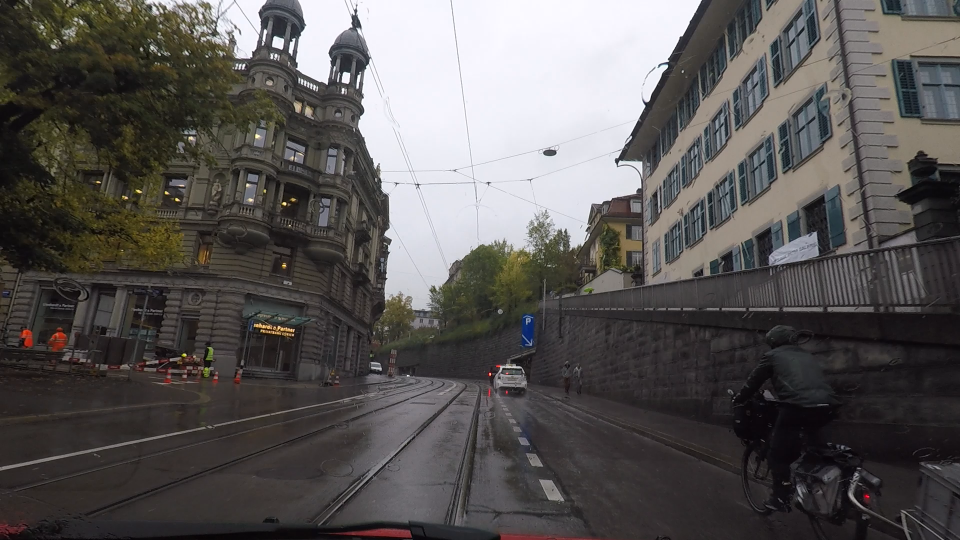
#> input picture data/images/img_0006_rain_cyclist.png, 1920 x 1080 px, found by its file name (shown at 1/2 size)
$ python make_pipeline_figure.py
#> lines starting #> are read from the running program, lines starting #| are printed output that depends on the picture
"""Pipeline diagram for ICROS paper: image + weather token -> VLM -> structured output."""

from pathlib import Path
from PIL import Image, ImageDraw, ImageFont

FONT_CANDIDATES = [
    "/usr/share/fonts/truetype/dejavu/DejaVuSans-Bold.ttf",
    "/usr/share/fonts/truetype/dejavu/DejaVuSans.ttf",
    "/usr/share/fonts/truetype/liberation/LiberationSans-Bold.ttf",
    "/usr/share/fonts/truetype/liberation/LiberationSans-Regular.ttf",
]

OUT_PATH = Path("/home/seong/new_research/docs/figure_pipeline.png")
SAMPLE_IMAGE = Path("/home/seong/new_research/icros_workspace/icros_workspace/data/images/img_0006_rain_cyclist.png")


def load_font(size):
#> called with size = 26
    for path in FONT_CANDIDATES:
        if Path(path).exists():
            try:
                return ImageFont.truetype(path, size=size)
            except OSError:
                continue
    return ImageFont.load_default()


def draw_rounded_rect(draw, xy, radius, fill, outline=None, width=2):
    x0, y0, x1, y1 = xy
    draw.rounded_rectangle([x0, y0, x1, y1], radius=radius, fill=fill, outline=outline, width=width)


def draw_arrow(draw, x0, y0, x1, y1, color=(80, 80, 80), width=3):
    draw.line([(x0, y0), (x1, y1)], fill=color, width=width)
    # arrowhead
    draw.polygon([(x1, y1), (x1 - 10, y1 - 6), (x1 - 10, y1 + 6)], fill=color)


def make_pipeline():
    W, H = 1800, 500
    PAD = 30
    BG = (250, 250, 252)

    canvas = Image.new("RGB", (W, H), BG)
    draw = ImageDraw.Draw(canvas)

    f_title  = load_font(26)
    f_label  = load_font(19)
    f_small  = load_font(18)
    f_tiny   = load_font(16)

    # ── title bar ──────────────────────────────────────────────────────────
    draw.rectangle([0, 0, W, 52], fill=(40, 40, 40))
    draw.text((PAD, 13), "Fig. 1  Weather-Conditioned Hazard Reasoning Pipeline",
              fill=(255, 255, 255), font=f_title)

    TOP = 80
    BOX_H = 320

    # ── Block definitions ─────────────────────────────────────────────────
    # [Image Input] -> [Weather Token] -> [Qwen2.5-VL] -> [Structured Output]

    blocks = [
        {
            "x": 30, "w": 240,
            "title": "Input Image",
            "color": (210, 225, 245),
            "outline": (80, 110, 170),
            "lines": ["Front-view camera", "image (single frame)"],
        },
        {
            "x": 320, "w": 360,
            "title": "Structured Weather Context",
            "color": (215, 240, 220),
            "outline": (60, 140, 80),
            "lines": [
                "weather_type : rain",
                "visibility     : low",
                "illumination : day",
                "road_condition: wet",
            ],
        },
        {
            "x": 740, "w": 360,
            "title": "Qwen2.5-VL-3B",
            "color": (245, 235, 210),
            "outline": (170, 120, 40),
            "lines": [
                "Prompt-conditioned",
                "multimodal inference",
                "(no fine-tuning)",
                "image + w → JSON",
            ],
        },
        {
            "x": 1180, "w": 590,
            "title": "Structured Output  y",
            "color": (245, 215, 215),
            "outline": (170, 60, 60),
            "lines": [
                "hazard_object : cyclist",
                "bounding_box   : (507, 218, 640, 360)",
                "risk_level       : high",
                "reason            : wet road + tram tracks",
                "explanation    : rain reduces traction ...",
            ],
        },
    ]

    for b in blocks:
        x0 = b["x"]
        x1 = x0 + b["w"]
        y0 = TOP
        y1 = TOP + BOX_H
        draw_rounded_rect(draw, [x0, y0, x1, y1], radius=14,
                          fill=b["color"], outline=b["outline"], width=3)
        # title bar inside box
        draw_rounded_rect(draw, [x0 + 2, y0 + 2, x1 - 2, y0 + 44], radius=12,
                          fill=b["outline"])
        draw.text((x0 + 12, y0 + 10), b["title"], fill=(255, 255, 255), font=f_label)
        # content lines
        for i, line in enumerate(b["lines"]):
            draw.text((x0 + 14, y0 + 58 + i * 36), line,
                      fill=(40, 40, 40), font=f_small)

    # ── Arrows ────────────────────────────────────────────────────────────
    arrow_y = TOP + BOX_H // 2

    # image -> weather token  (diagonal merge arrow: both go into VLM)
    # image box right edge
    img_right = blocks[0]["x"] + blocks[0]["w"]
    wt_right  = blocks[1]["x"] + blocks[1]["w"]
    vlm_left  = blocks[2]["x"]

    # arrow: image → VLM
    draw_arrow(draw, img_right, arrow_y - 30, vlm_left - 2, arrow_y - 30,
               color=(80, 110, 170), width=3)
    # arrow: weather token → VLM
    draw_arrow(draw, wt_right, arrow_y + 30, vlm_left - 2, arrow_y + 30,
               color=(60, 140, 80), width=3)

    # merge indicator at VLM left
    draw.line([(vlm_left - 2, arrow_y - 30), (vlm_left - 2, arrow_y + 30)],
              fill=(120, 120, 120), width=3)

    # arrow: VLM → output
    vlm_right = blocks[2]["x"] + blocks[2]["w"]
    out_left  = blocks[3]["x"]
    draw_arrow(draw, vlm_right, arrow_y, out_left - 2, arrow_y,
               color=(170, 60, 60), width=3)

    # ── Sample image thumbnail ────────────────────────────────────────────
    if SAMPLE_IMAGE.exists():
        thumb = Image.open(SAMPLE_IMAGE).convert("RGB")
#> thumb is the input picture: PIL image 1920x1080 RGB; mean R, G, B 89.5, 86.5, 85.3
        thumb_w, thumb_h = 200, 160
        thumb = thumb.resize((thumb_w, thumb_h))
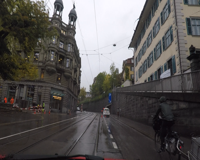
#> thumb: PIL image 200x160 RGB; mean R, G, B 89.5, 86.5, 85.3
        tx = blocks[0]["x"] + (blocks[0]["w"] - thumb_w) // 2
        ty = TOP + 120
        canvas.paste(thumb, (tx, ty))
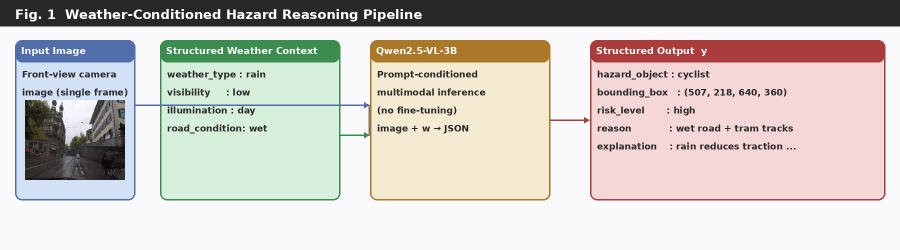
#> canvas: PIL image 1800x500 RGB (shown at 1/2 size); mean R, G, B 202.8, 197.1, 192

    # ── Bottom caption ────────────────────────────────────────────────────
    draw.text((PAD, H - 34),
              "Structured Weather Context w = {weather_type, visibility, illumination, road_condition}  |  "
              "output y = {hazard_object, bounding_box, risk_level, reason, explanation}",
              fill=(90, 90, 90), font=f_tiny)

    canvas.save(OUT_PATH, dpi=(300, 300))
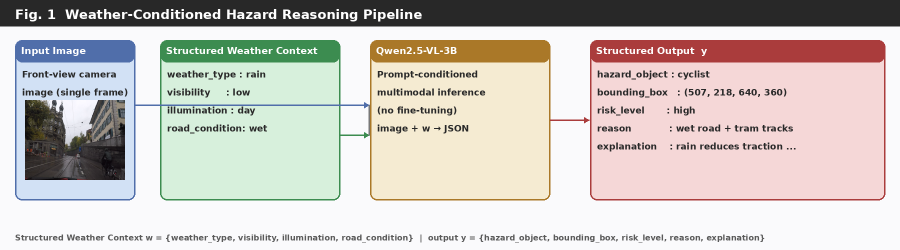
#> saved as figure_pipeline.png: PIL image 1800x500 RGB (shown at 1/2 size); mean R, G, B 201.6, 195.9, 190.7
    print(f"Saved: {OUT_PATH}  ({W}x{H})")


if __name__ == "__main__":
    make_pipeline()
